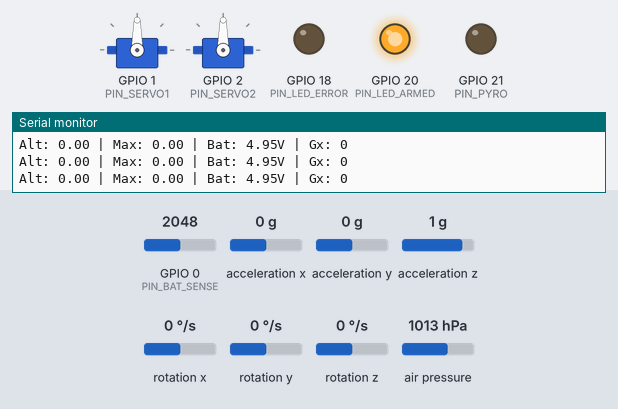
This program was run on a simulated ESP32-C6. Parts: 2 × servo, output pins drawn as LEDs (lit = HIGH), the last lines printed to the serial monitor. The inputs (shaded band) are chosen by the test bench; at power-on: rotation x 0 °/s, GPIO 0 (PIN_BAT_SENSE) = 2048, rotation y 0 °/s, acceleration x 0 g, acceleration y 0 g, acceleration z 1 g, rotation z 0 °/s, air pressure 1013 hPa.

Above: at 1.8 s.
1.9 s: rotation x set to -192 °/s
At 3.1 s:
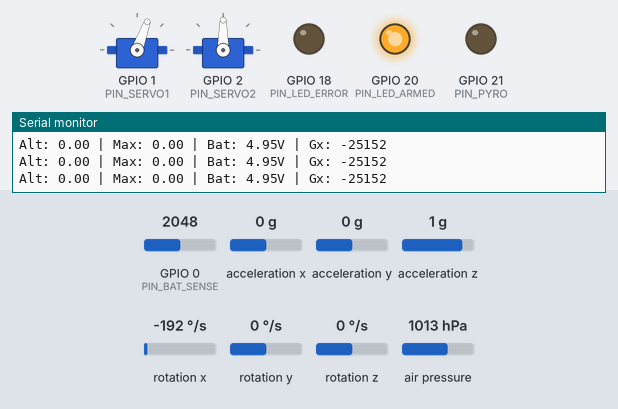
3.4 s: GPIO 0 (PIN_BAT_SENSE) set to 1491
4.9 s: GPIO 0 (PIN_BAT_SENSE) set to 1387
At 5.9 s:
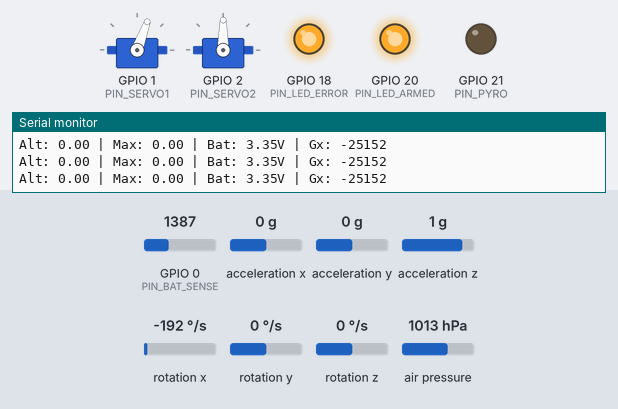
6.4 s: rotation y set to -192 °/s
At 7.6 s:
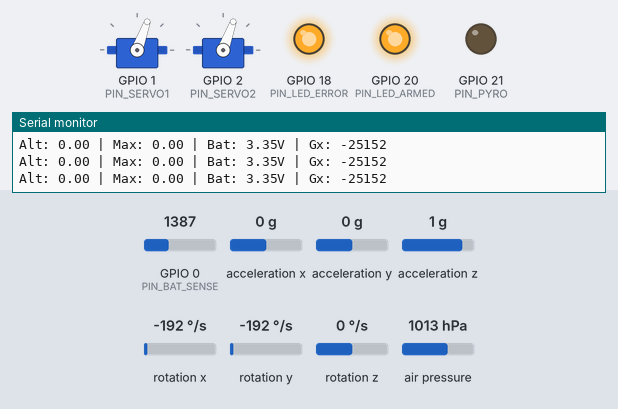
7.9 s: rotation x set to 0 °/s
At 8.2 s:
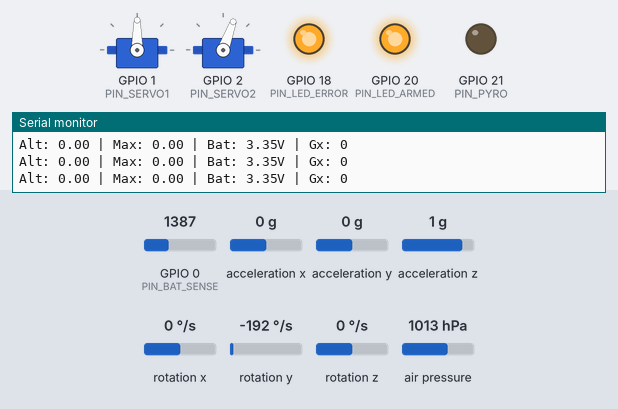
9.4 s: GPIO 0 (PIN_BAT_SENSE) set to 2866
At 10.1 s:
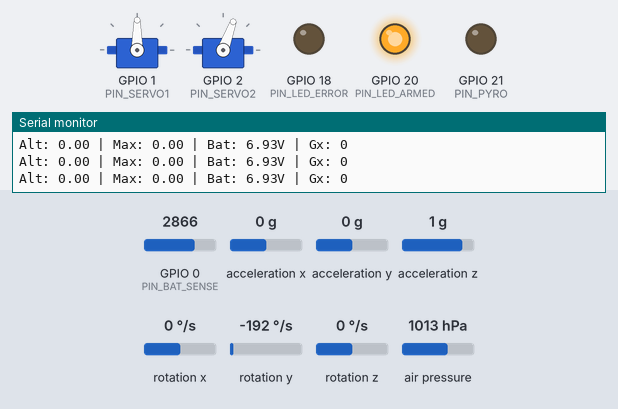
Timing chart, 0 to 11.9 s (numbered marks = the images above; inputs shaded):
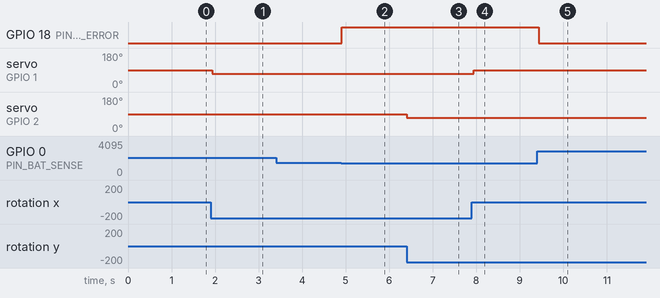

The program:

main.cpp
```cpp
#include <Arduino.h>
#include <Wire.h>
#include <Adafruit_BMP085.h>
#include <ESP32Servo.h>
#include <MPU6050.h>


// pins
const int PIN_BAT_SENSE = 0;
const int PIN_SERVO1 = 1;
const int PIN_SERVO2 = 2;
const int PIN_PYRO = 21;
const int PIN_SDA = 22;
const int PIN_SCL = 23;
const int PIN_GPS_TX = 16;
const int PIN_GPS_RX = 17;
const int PIN_LED_ARMED = 20;
const int PIN_LED_ERROR = 18;

// altitude and ignition
float max_altitude = 0;
float ground_altitude = 0;
bool recovery_fired = false;


Adafruit_BMP085 bmp;
Servo servo1;
Servo servo2;
MPU6050 mpu;
int16_t ax, ay, az;
int16_t gx, gy, gz;

void setup() {
    Serial.begin(115200);
    pinMode(PIN_LED_ARMED, OUTPUT);
    pinMode(PIN_LED_ERROR, OUTPUT);
    pinMode(PIN_PYRO, OUTPUT);
    digitalWrite(PIN_PYRO, LOW);

    Wire.begin(PIN_SDA, PIN_SCL);
    delay(100);
    // BMP Altitude barometer
    if (!bmp.begin()) {
        digitalWrite(PIN_LED_ERROR, HIGH);
        Serial.println("Error No BMP");
        while (1);
    }

    float sum = 0;
    for(int i=0; i<10; i++) {
        sum += bmp.readAltitude();
        delay(50);
    }
    ground_altitude = sum / 10.0;

    // Accelerometer MPU6050
    Serial.println("Testing MPU");
    mpu.initialize();
    if (!mpu.testConnection()) {
        Serial.println("Error: MPU6050 no MPU");
        digitalWrite(PIN_LED_ERROR, HIGH);
    }
    // servos
    servo1.attach(PIN_SERVO1);
    servo2.attach(PIN_SERVO2);
    servo1.write(90); // 90 degrees
    servo2.write(90);

    // gps
    Serial1.begin(9600, SERIAL_8N1, PIN_GPS_RX, PIN_GPS_TX);

    digitalWrite(PIN_LED_ARMED, HIGH);
    Serial.println("System Ready");


}

void loop() {
    // bat sense
    int raw_bat = analogRead(PIN_BAT_SENSE);
    float voltage = (raw_bat / 4095.0) * 3.3 * 3.0;

    // altitude
    float current_alt = bmp.readAltitude();
    float relative_alt = current_alt - ground_altitude;

    if (relative_alt > max_altitude) {
        max_altitude = relative_alt;
    }

    // MPU
    mpu.getMotion6(&ax, &ay, &az, &gx, &gy, &gz);


    if (!recovery_fired) {
        // El Giroscopio nos da valores entre -32768 y 32767
        // Mapeamos el eje X (gx) para el Servo 1 y el eje Y (gy) para el Servo 2
        int angle1 = map(gx, -15000, 15000, 70, 110);
        int angle2 = map(gy, -15000, 15000, 70, 110);

        servo1.write(constrain(angle1, 70, 110));
        servo2.write(constrain(angle2, 70, 110));
    } else {
        // Si el paracaídas ya salió, ponemos los canards en posición neutral (90°)
        servo1.write(90);
        servo2.write(90);
    }

    if (max_altitude > 2.0 && (max_altitude - relative_alt) > 0.5 && !recovery_fired) {
        digitalWrite(PIN_PYRO, HIGH);
        Serial.println("!!DEPLOY!!");

        digitalWrite(PIN_LED_ARMED, LOW);
        digitalWrite(PIN_LED_ERROR, HIGH);

        delay(2000);
        digitalWrite(PIN_PYRO, LOW);
        recovery_fired = true;

    }

    Serial.printf("Alt: %.2f | Max: %.2f | Bat: %.2fV | Gx: %d\n", relative_alt, max_altitude, voltage, gx);

    if (voltage < 3.5) {
        digitalWrite(PIN_LED_ERROR, HIGH);
    } else if (!recovery_fired) {
        digitalWrite(PIN_LED_ERROR, LOW);
    }

    delay(50);
}
```

main.c
```cpp
void app_main() {}
```

Measured:
- the behaviour switches between 1448 and 1447 on GPIO 0 (PIN_BAT_SENSE) (found by bisection; images 1 and 2)
- after the input at 1.9 s, servo on GPIO 1 (PIN_SERVO1): 90° → 70° at once
- after the input at 4.9 s, GPIO 18 (PIN_LED_ERROR): LOW → HIGH at once
- after the input at 6.4 s, servo on GPIO 2 (PIN_SERVO2): 90° → 70° at once
- after the input at 7.9 s, servo on GPIO 1 (PIN_SERVO1): 70° → 90° after 0.05 s
- after the input at 9.4 s, GPIO 18 (PIN_LED_ERROR): HIGH → LOW at once
